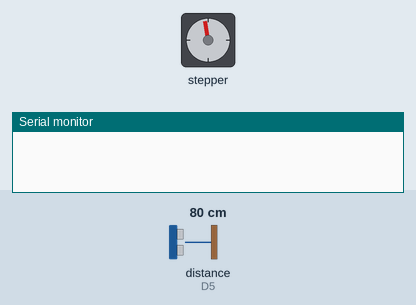
This sketch was run on a simulated ESP8266 (NodeMCU). Parts: stepper motor, the last lines printed to the serial monitor. Wiring (inferred from the names in the program): ultrasonic range finder: trigger D4; echo D5; stepper motor driver (200 steps per turn assumed): step D3; direction D2. Inputs (shaded band) come from the test bench; at power-on: distance to the obstacle (sensor on D5) 80 cm. The echo pulse lasts 58.3 µs per cm.

Above: at 0.87 s.
1.4 s: distance to the obstacle (sensor on D5) set to 54 cm
At 2.76 s:
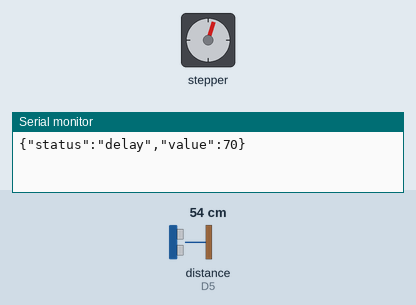
At 3.15 s:
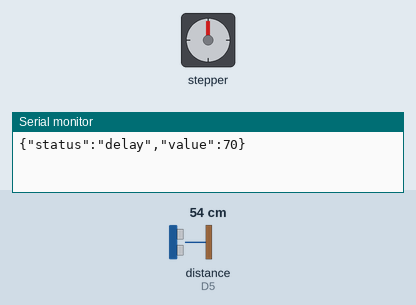
4.4 s: distance to the obstacle (sensor on D5) set to 45 cm
Timing chart, 0 to 11.2 s (numbered marks = the images above; inputs shaded):
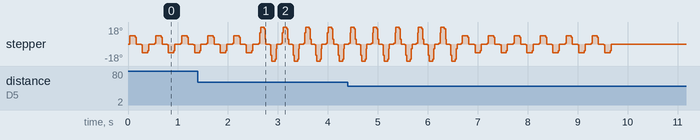

The sketch:

annual_show_tune_test.ino
```cpp
/* Example sketch to control a stepper motor with TB6600 stepper motor driver and Arduino without a library: number of revolutions, speed and direction. More info: https://www.makerguides.com */
#include <ArduinoJson.h>

#define dirPin D2
#define stepPin D3
#define Trig D4
#define Echo D5

bool peopleHere = false;
bool lockStatus = false;
float dist;
int delaytime = 100;
float t = 50.0;
int stepNum = 5;
int lockcount = 100;
int speedcount = 5;
int speedcount2 = 5;


double distance(int trig, int echo)
{
  unsigned long MEASURE_TIMEOUT = 23000UL;

  //给Trig发送一个低高低的短时间脉冲,触发测距
  digitalWrite(trig, LOW); //给Trig发送一个低电平
  delayMicroseconds(2);    //等待 2微妙
  digitalWrite(trig, HIGH); //给Trig发送一个高电平
  delayMicroseconds(10);    //等待 10微妙
  digitalWrite(trig, LOW); //给Trig发送一个低电平

  long temp = pulseIn(echo, HIGH, MEASURE_TIMEOUT); //存储回波等待时间,
  //pulseIn函数会等待引脚变为HIGH,开始计算时间,再等待变为LOW并停止计时
  //返回脉冲的长度

  //声速是:340m/1s 换算成 34000cm / 1000000μs => 34 / 1000
  //因为发送到接收,实际是相同距离走了2回,所以要除以2
  //距离(厘米)  =  (回波时间 * (34 / 1000)) / 2
  //简化后的计算公式为 (回波时间 * 17)/ 1000

  float distance_cm = (temp * 17 )/1000; //把回波时间换算成cm

//  Serial.print("Echo =");
//  Serial.print(temp);//串口输出等待时间的原始数据
//  Serial.print(" | | Distance = ");
//  Serial.print(distance_cm);//串口输出距离换算成cm的结果
//  Serial.println("cm");
//  delay(100);
    if(distance_cm<0.1 || distance_cm>200){
      return 100;
    }else{
      return distance_cm;
    }
  }

void takeDistance(){
    dist = distance(Trig, Echo);
//    Serial.print("distance:");
//    Serial.println(dist);

    if(dist < t){
      peopleHere = true;
    }else{
      peopleHere = false;
    }
}

void setup() {
  Serial.begin(9600);
  pinMode(stepPin, OUTPUT);
  pinMode(dirPin, OUTPUT);
  pinMode(Trig, OUTPUT);
  pinMode(Echo, INPUT);
//  pinMode(tunePin, INPUT);

}


void loop() {
//  int theValue = analogRead(tunePin);
//  int delayTime = map(theValue, 0, 1024, 80, 10);
//  Serial.println(delayTime);
  takeDistance();
  delay(10);
  if(peopleHere == true){
    if (speedcount > 0){
      speedcount -= 1;
    }else{
      speedcount = 5;
      stepNum -= 5;
      if (stepNum <0){
        stepNum = 0;
      }
      if (delaytime > 70){
        if (lockStatus == false){
          DynamicJsonDocument doc(128);
          doc["status"] = "calm";
          String output;
          serializeJson(doc, output);
          Serial.println(output);
          lockStatus = true;
        }

      }else{
        delaytime+=30;
        DynamicJsonDocument doc(128);
        doc["status"] = "delay";
        doc["value"] = delaytime;
        String output;
        serializeJson(doc, output);
        Serial.println(output);
      }

    }

  }
  else if (peopleHere == false){
    if (lockcount > 0 && lockStatus == true){
        lockcount -= 1;
        delay(600);
    }else if(lockcount <= 0 && lockStatus == true){
        lockStatus = false;
        delaytime = 100;
        stepNum = 10;
        speedcount2 = 5;
//        Serial.println("{\"status\":\"reset\"}");
        DynamicJsonDocument doc(128);
        doc["status"] = "reset";
        String output;
        serializeJson(doc, output);
        Serial.println(output);
        lockcount = 100;
    }
    if (speedcount2 > 0){
      speedcount2 -= 1;
    }else{
      speedcount2 = 5;
      stepNum += 5;
      if (stepNum >50){
        stepNum = 50;
      }
      if (delaytime < 40){

      }else if (delaytime >= 40 && lockStatus == false){
        delaytime -=30;
        DynamicJsonDocument doc(128);
        doc["status"] = "delay";
        doc["value"] = delaytime;
        String output;
        serializeJson(doc, output);
        Serial.println(output);
      }
    }
  }

  if(!lockStatus){
    swingOnce(delaytime);
  }
}


void swingOnce(int delayTime){
    turn(true, delayTime);
    turn(false, delayTime);
    turn(false, delayTime);
    turn(true, delayTime);
}

void turn(bool dir, int delayTime){
   // HIGH: clockwise, LOW: counterclockwise
   if (dir == true){
    digitalWrite(dirPin, HIGH);
   }else{
    digitalWrite(dirPin, LOW);
   }

  int stepDelay =  map(delayTime, 120, 10, 5000, 0);
  for (int i = 0; i < stepNum; i++) {
    digitalWrite(stepPin, HIGH);
    delayMicroseconds(600);
    digitalWrite(stepPin, LOW);
    delayMicroseconds(600);
    delayMicroseconds(stepDelay);
  }
  delay(delayTime);
}
```
